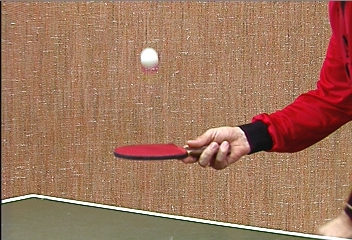
%> input picture week3/pingpong/0000.jpeg, 352 x 240 px; its folder holds 4 pictures in this run
$ octave tracking_demo.m   (GNU Octave 9; MATLAB toolbox functions it lacks are replaced by stand-ins)
%> lines starting %> are read from the running program, lines starting %| are printed output that depends on the picture; in (x1, y1, x2, y2) boxes, pixels count from 0 and x2, y2 are one past the last pixel; in counts of white or black regions, pixels touching at a corner belong together; the program's own positions count from 1
### week3/tracking.m
function tracking(base_dir, fmt, threshold, N)
%> called with base_dir = 'pingpong', fmt = 'jpeg', threshold = 400, N = 5
% tracking - This is a function takes all the consecutive images in a directory, and track the edge point using `harris_corner_detector` in the first frame then track these points using optical flow estimated by `lucas_kanade`. The result videos will be stored in `results_tracking`.
%
% Syntax: tracking(base_dir, fmt, threshold, N)
% base_dir: the directory that all the input images are in.
% fmt: the file extension of the input images.
% threshold, N: parameters used in the detector function
% Long description
    videoObject = VideoWriter(sprintf('result_tracking/%s.avi', base_dir));
    videoObject.FrameRate = 10;
    open(videoObject);
    time_inteval = 10;
    winSize = 15;
    % filename_base = 'pingpong/-%04d.jpeg'
    files = dir(fullfile(base_dir, sprintf('*.%s', fmt)));
    first_img_name = fullfile(base_dir, files(1).name);
    prev_img = imread(first_img_name);
%> prev_img is the input picture: size 240x352x3 uint8; mean R, G, B 160.4, 117.6, 93.3
    [~,r,c] = harris_corner_detector(prev_img, threshold, N, 'F');
    h = size(prev_img, 1);
    w = size(prev_img, 2);
    for i = 2:length(files)
        % savename =  sprintf(filename_base, i);
        close all;
        fig = figure;
        set(0, 'CurrentFigure', fig);
        % set(fig, 'Visible', 'off');
        imshow(prev_img);
        hold on
        s = scatter(r, c, 30);
        hold on
        % set(s, 'Visible', 'off');
        s.MarkerEdgeColor = 'r';
        new_img = imread(fullfile(base_dir, files(i).name));
        [Vx1, Vy1] = lucas_kanade(prev_img, new_img, 'F');
        prev_img = new_img;
        ind_x = min(ceil(r/winSize), size(Vx1, 2));
        ind_y = min(ceil(c/winSize), size(Vx1, 1));
        v_r = Vx1(sub2ind(size(Vx1), ind_y, ind_x));
        v_c = Vy1(sub2ind(size(Vy1), ind_y, ind_x));
        set(0, 'CurrentFigure', fig);
        quiver(r, c, v_r, v_c);
        hold on
        r = r+v_r*time_inteval;
        c = c+v_c*time_inteval;
        r = min(h, max(1, r));
        c = min(w, max(1, c));
        % fr = getframe;
        drawnow;
        [~,name,~] = fileparts(files(i).name);
%         saveas(fig, fullfile('result_img', sprintf('%s.eps', name)), 'epsc');
        fr = getframe(fig);
        writeVideo(videoObject, fr);
        hold off
    end
    % filename = path_1(3:end-5); % adjust this to store the input image name if path is changed.
    % savename =  sprintf('./results/lucas-kanade-%d.eps', filename);
    close(videoObject)
end

### week3/harris_corner_detector.m
function [H,r,c] = harris_corner_detector( image, threshold, N, pChoice )
%> called with threshold = 400, N = 5, pChoice = 'F'
%%HARRIS_CORNER_DETECTOR1
%Input:--------------
%image:original image
%threshold
%N:the size of the window
%pChoice:judge whether plot the figure('All';'IxIy';'One';'F':do not plot)
%Outpot:--------------
%The Matrix H and the row and column of the corner(r and c)
%sigma = 1 and kernel size = 3*3 for the Gaussian and its first order derivative filter.

%read the transfer the image
image_gray = rgb2gray(image);
I = im2double(image_gray);
height = size(I,1);
%> height = 240
width = size(I,2);
%> width = 352


sigma = 1;
kernel_size = 3;
kernel_radius = (kernel_size - 1)/2;

[xx, yy] = meshgrid(-kernel_radius:kernel_radius, -kernel_radius:kernel_radius);

%compute the first derivative of Gaussian filter
Gx = xx .* exp(-(xx .^ 2 + yy .^ 2) / (2 * sigma ^ 2));
Gy = yy .* exp(-(xx .^ 2 + yy .^ 2) / (2 * sigma ^ 2));

%%compute the gradient
Ix = conv2(I,Gx,'same');
Iy = conv2(I,Gy,'same');
%%compute Ix2, Iy2,Ixy
Ix2 = Ix.*Ix;
Iy2 = Iy.*Iy;
Ixy = Ix.*Iy;

%%apply gaussian filter
h = gauss2D(sigma, kernel_size);

Ix2 = conv2(Ix2,h,'same');
Iy2 = conv2(Iy2,h,'same');
Ixy = conv2(Ixy,h,'same');

%% compute H matrix and Q
Q = zeros(height,width);
for i = 1:height
    for j =1:width
        H = [Ix2(i,j) Ixy(i,j);Ixy(i,j) Iy2(i,j)];
        Q(i,j) = det(H) - 0.04*(trace(H)^2);
    end
end
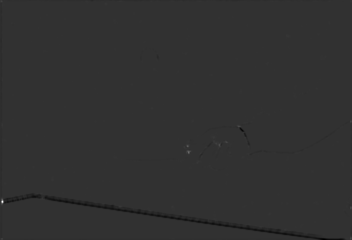
%> Q: size 240x352 double; min -0.0376, max 0.156, mean -0.000243; drawn with min black and max white

%% If the point is a local maximum and compare whith threshold
N_radius = (N - 1)/2;

%compute the threshold
Q_median = median(Q(:));
%> Q_median = 7.83e-06
Q_threshold = threshold * Q_median;
%> Q_threshold = 0.00313

result = zeros(height,width);
for i = 1+N_radius:height-N_radius
    for j = 1+N_radius:width-N_radius
        %compute the local maximum
        Q_local = Q(i-N_radius:i+N_radius,j-N_radius:j+N_radius);
        local_max = max(max(Q_local));
        if Q(i,j) > Q_threshold && Q(i,j) == local_max
            result(i,j) = 1;
        end
    end
end
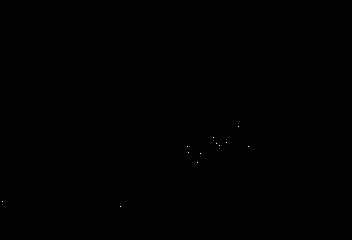
%> result: size 240x352 double; values 0 (black) and 1 (white), 0.01% white in thin lines or dots, all inside (x1, y1, x2, y2) = (2, 126, 249, 207)


[c,r] = find(result == 1);
%> c = [202; 207; 147; 153; 163; 154; 138; 144; 146; 143; 127; 147]; r = [3; 121; 188; 189; 198; 201; 214; 217; 220; 227; 239; 249]
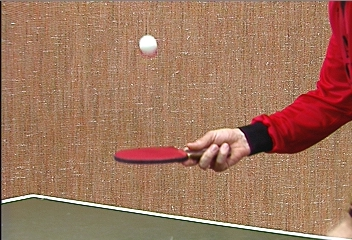
%> input picture week3/pingpong/0001.jpeg, 352 x 240 px
%> in tracking, new_img is the input picture: size 240x352x3 uint8; mean R, G, B 160.4, 117.4, 93.1

if pChoice == 'All'%plot all the images
    three_figures = figure;
    subplot(1,3,1);imshow(Ix);title('Ix');
    subplot(1,3,2);imshow(Iy);title('Iy');
    subplot(1,3,3);imshow(image);hold on;
    plot(r,c,'r.','MarkerSize',10)
    title('original image with conrner points');
    saveas(three_figures,'./result_harris/harris.eps','epsc');
elseif pChoice == 'IxIy'%plot IxIy
    two_figures = figure;
    subplot(1,2,1);imshow(Ix);title('Ix');
    subplot(1,2,2);imshow(Iy);title('Iy');
    saveas(two_figures,'harris_IxIy.eps','epsc');
elseif pChoice == 'One'
    one_figure = figure;imshow(image);hold on;
    plot(r,c,'r.','MarkerSize',10)
    title('original image with conrner points');
    saveas(one_figure,'harris_one.eps','epsc');
else
end
%plot the final image

end


function G = gauss2D( sigma , kernel_size )
    %% solution
    G_x = gauss1D(sigma, kernel_size);
    G_y = gauss1D(sigma, kernel_size);
    G = G_x' * G_y;
end

function G = gauss1D( sigma , kernel_size )
    %G = zeros(1, kernel_size);
    if mod(kernel_size, 2) == 0
        error('kernel_size must be odd, otherwise the filter will not have a center to convolve on')
    end
    %% solution
    x = -floor(kernel_size / 2):floor(kernel_size / 2);
    G = 1 / (sigma * sqrt(2 * pi)) * exp(- (x .^ 2) / (2 * sigma ^ 2));
    G = G / sum(G);
end

### week3/lucas_kanade.m
function [ Vx, Vy, plot ] = lucas_kanade( im_1, im_2, pChoice )
%> called with pChoice = 'F'
%LUCAS_KANADE The Lucas-Kanade method for Optical Flow estimation.
% im_1: input image of the previous frame.
% im_2: input image of the current frame.
% pChoice: choose whether to show the output plot ('T'/'F').


if length(size(im_1)) == 3 % convert rgb images to greyscale images if necessary.
    image_1 = im2double(rgb2gray(im_1));
    image_2 = im2double(rgb2gray(im_2));
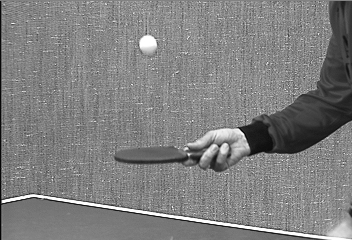
%> image_2: size 240x352 double; min 0.00392, max 1, mean 0.5
else
    image_1 = im2double(im_1); % convert to double if necessary.
    image_2 = im2double(im_2);
end

[h_1, w_1] = size(image_1);
%> h_1 = 240; w_1 = 352

[Ix, Iy] = imgradientxy(image_1); % compute the partial derivative of image_1 in the x- and y-direction.
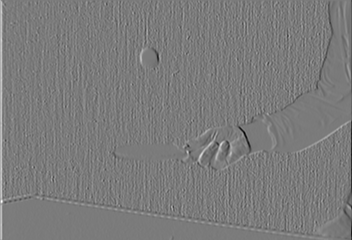
%> Ix: size 240x352 double; min -3.49, max 3.71, mean 0.00331; drawn with min black and max white
It = image_2 - image_1;  % compute the partial derivative between image_2 and image_1 w.r.t. time.
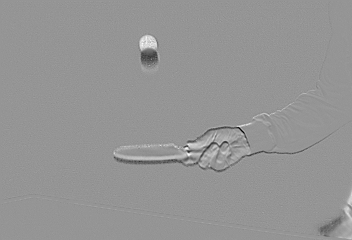
%> It: size 240x352 double; min -0.953, max 0.675, mean -0.000663; drawn with min black and max white

winSize = 15;
side = floor(winSize/2); % number of pixels at each side of the center pixel.
center = ceil(winSize/2); % starting center pixel.

Vx = zeros(floor(h_1/winSize), floor(w_1/winSize)); % initialize size of Vx.
Vy = zeros(size(Vx)); % initialize size of Vy.

for i=center:winSize:h_1-side
    for j=center:winSize:w_1-side
        tmp_Ix = Ix(i-side:i+side, j-side:j+side); % copy all partial derivative in x-direction in the current region.
        tmp_Ix = reshape(tmp_Ix, [], 1); % reshape the matrix to a vector.
        tmp_Iy = Iy(i-side:i+side, j-side:j+side); % copy all partial derivative in y-direction in the current region.
        tmp_Iy = reshape(tmp_Iy, [], 1); % reshape the matrix to a vector.
        tmp_It = It(i-side:i+side, j-side:j+side); % copy all partial derivative in time in the current region.
        tmp_A = [tmp_Ix, tmp_Iy]; % matrix A of the current region.
        tmp_b = -reshape(tmp_It, [], 1); % reshape the matrix to a vector.
        v = pinv(tmp_A) * tmp_b; % solve v given in Eq. 20: multiplication of pseudo-inverse of A and b.
        index_x = ceil(i/winSize);
        index_y = ceil(j/winSize);
        Vx(index_x, index_y) = v(1); % store the v_x of the current region.
        Vy(index_x, index_y) = v(2); % store the v_y of the current region.
    end
end

[X, Y] = meshgrid(center:winSize:w_1-side, center:winSize:h_1-side);
if pChoice == 'F' % don't show the output plot if is not needed.
    plot = figure('visible','off');
else
    plot = figure();
end
imshow(im_2);
title('Lucas-Kanade method for Optical Flow estimation');
hold on;
quiver(X, Y, Vx, Vy); % plotting.
hold off;
end

### week3/tracking_demo.m
threshold = 400;
N=5;
tracking('pingpong', 'jpeg', threshold, N);
%> in tracking, `ind_x = min(ceil(r/winSize), size(Vx1, 2));`: ind_x = [1; 9; 13; 13; 14; 14; 15; 15; 15; 16; 16; 17]
%> in tracking, `ind_y = min(ceil(c/winSize), size(Vx1, 1));`: ind_y = [14; 14; 10; 11; 11; 11; 10; 10; 10; 10; 9; 10]
%> in tracking, `v_r = Vx1(sub2ind(size(Vx1), ind_y, ind_x));`: v_r = [0.00195; -0.00422; 0.0847; -0.0172; 0.0609; 0.0609; 0.0418; 0.0418; 0.0418; -0.0108; -0.000175; -0.0362]
%> in tracking, `v_c = Vy1(sub2ind(size(Vy1), ind_y, ind_x));`: v_c = [0.00573; 0.00884; 0.049; 0.113; 0.147; 0.147; 0.148; 0.148; 0.148; 0.136; 0.131; 0.154]
%> in tracking, `quiver(r, c, v_r, v_c);`:
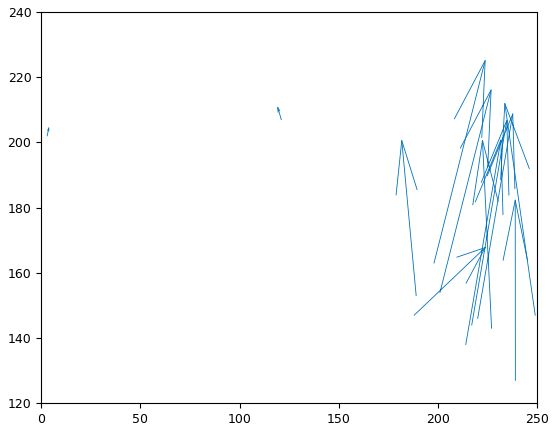
%> figure redrawn from the program's plot data; highest point at x = 223.8, y = 225.1; highest point at x = 121, y = 207
%> in tracking, `r = r+v_r*time_inteval;`: r = [3.02; 121; 188.8; 188.8; 198.6; 201.6; 214.4; 217.4; 220.4; 226.9; 239; 248.6]
%> in tracking, `c = c+v_c*time_inteval;`: c = [202.1; 207.1; 147.5; 154.1; 164.5; 155.5; 139.5; 145.5; 147.5; 144.4; 128.3; 148.5]
%> in tracking, `r = min(h, max(1, r));`: r = [3.02; 121; 188.8; 188.8; 198.6; 201.6; 214.4; 217.4; 220.4; 226.9; 239; 240]
%> the run ends on the next line
